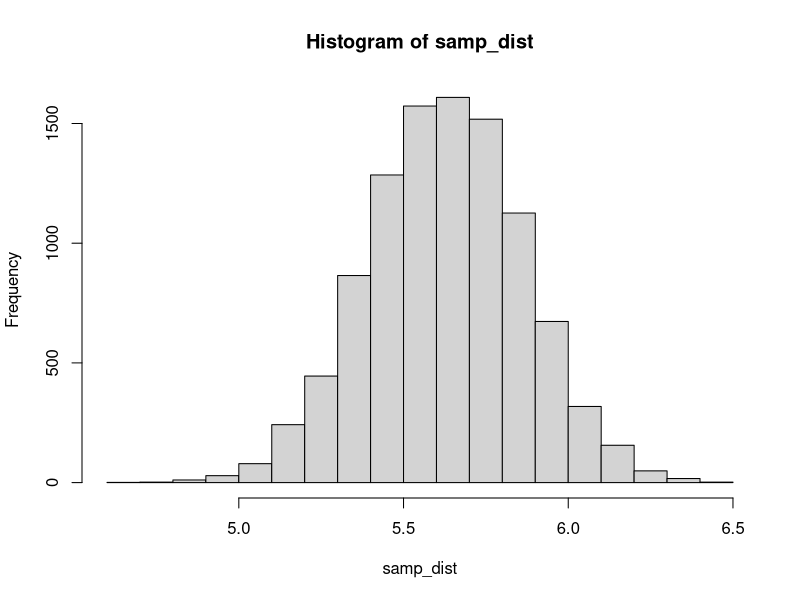

Write the R code that produced this figure.
## ---- chunk 1
#1. Drawing a random sample with replacement.

set.seed(123)
x=rnorm(35,5.6,0.8)   
x                      #population


s1=sample(x,size = 10, replace = TRUE)
s1                                        #sample

mean(s1)                     #sample mean

pop_mean= mean(x)           #population mean
pop_mean


a1 = s1^2                   #sample mean square 
summ.yisq = sum(a1)
b1= 10 * (mean(s1)^2)


sms = 1/9 * (summ.yisq - b1)  
sms 

var(x)                      #population variance 

#Confidence interval for the mean.
#alpha = 5%
ll_CI=mean(s1)- 1.96*(sd(s1)/sqrt(length(s1)))  #confidence interval formula.
ll_CI                                           #lower limit

ul_CI=mean(s1)+ 1.96*(sd(s1)/sqrt(length(s1)))
ul_CI                                           #upper limit

CI = c(ll_CI,ul_CI)
CI
## ---- chunk 2
#2. Sampling distribution of the sample mean.


samp_dist <- replicate(10000,mean(sample(x,10, replace = TRUE)))
mean(samp_dist)


hist(samp_dist)
